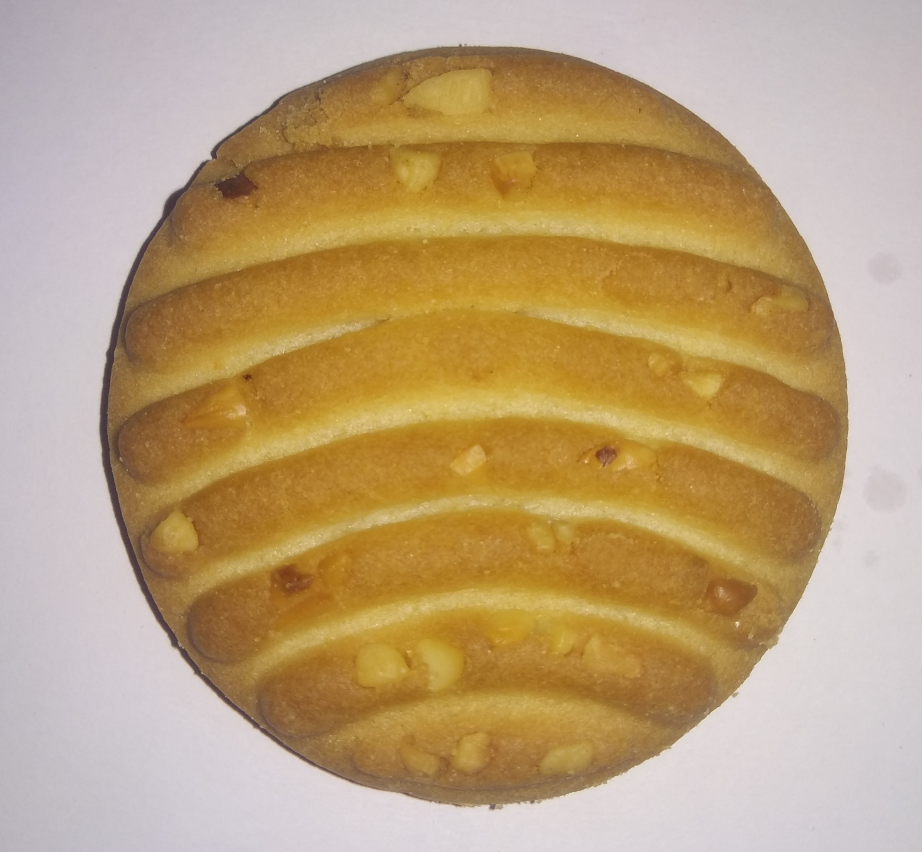
#> input picture Food quality inspection/Code/sample_img/biscuit.jpg, 2764 x 2556 px, found by its file name (shown at 1/3 size)
$ python Test_single_pic.py   (older library calls are emulated)
#> lines starting #> are read from the running program, lines starting #| are printed output that depends on the picture; after the words box and inside, x2 and y2 are one past the last pixel; in counts of white or black regions, pixels touching at a corner belong together
import numpy as np
import cv2
import serial

# Module-1: Biscuit detection

# Read the source image
img = cv2.imread('biscuit.jpg')
#> img is the input picture: shape (2556, 2764, 3); mean B, G, R 120, 160.6, 187.6

# Resize the image
re = cv2.resize(img,(int(img.shape[1]/4),int(img.shape[0]/4)))
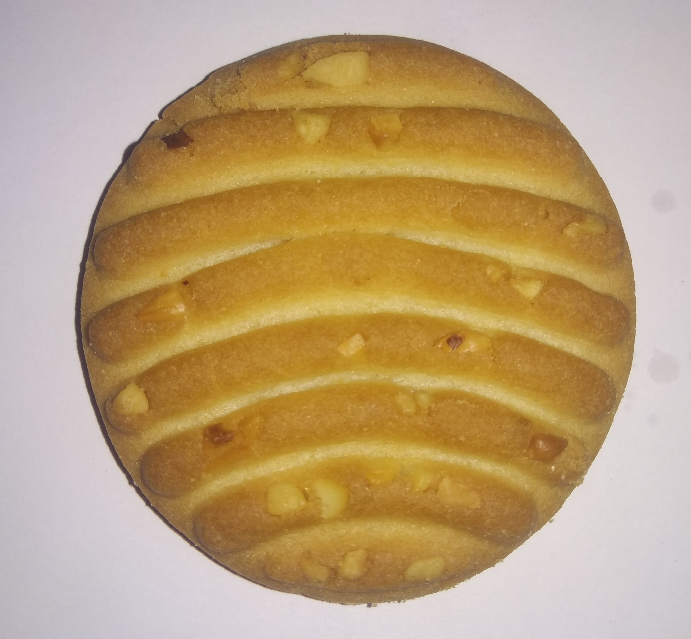
#> re: shape (639, 691, 3); mean B, G, R 120.2, 160.7, 187.7

# Denoising
dst = cv2.fastNlMeansDenoisingColored(re,None,10,10,7,21)

# Blur the image
blurred = cv2.pyrMeanShiftFiltering(dst,61,91)
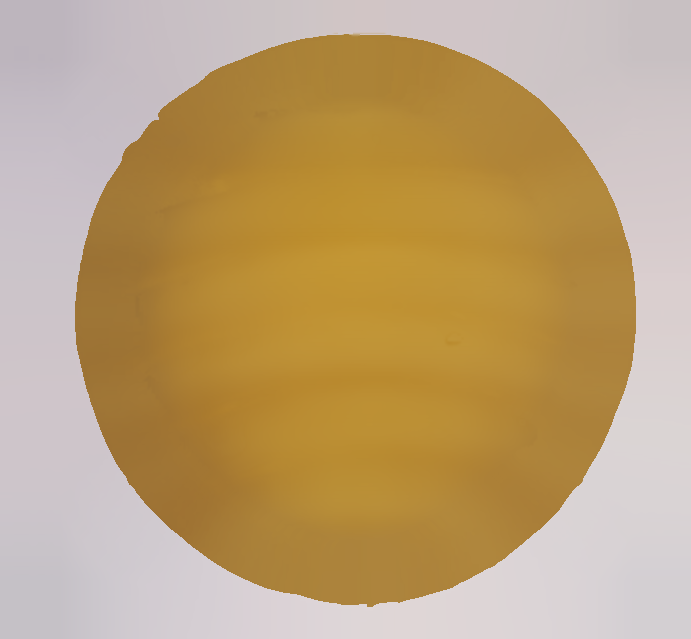
#> blurred: shape (639, 691, 3); mean B, G, R 118.6, 162.1, 190.1

# Convet to gray scale
gray = cv2.cvtColor(blurred, cv2.COLOR_BGR2GRAY)
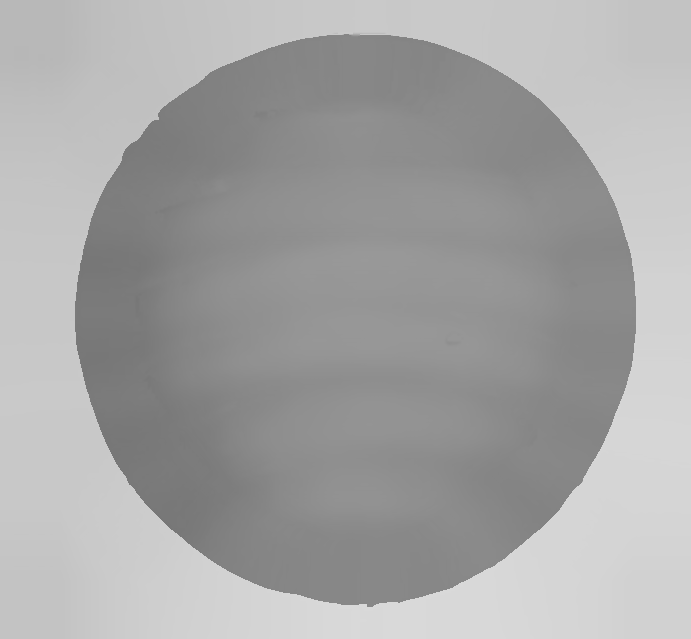
#> gray: shape (639, 691); min 118, max 217, mean 165.5

# Applying otsu
ret, otsu = cv2.threshold(gray,0,255,cv2.THRESH_BINARY_INV+cv2.THRESH_OTSU)
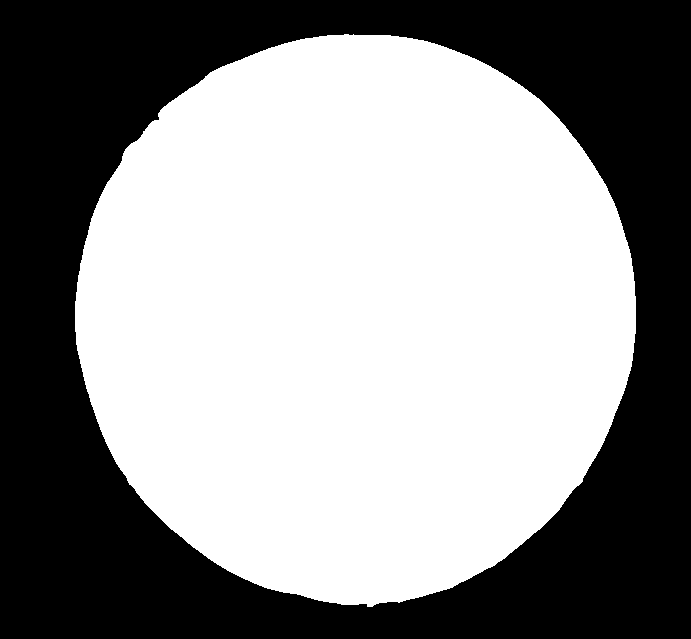
#> otsu: shape (639, 691); 56.7% white; 1 black region, box (x1, y1, x2, y2) and area: (0, 0, 691, 639) 191141
#> ret = 169

#Apply canny edge detection
edges = cv2.Canny(otsu,10,10)
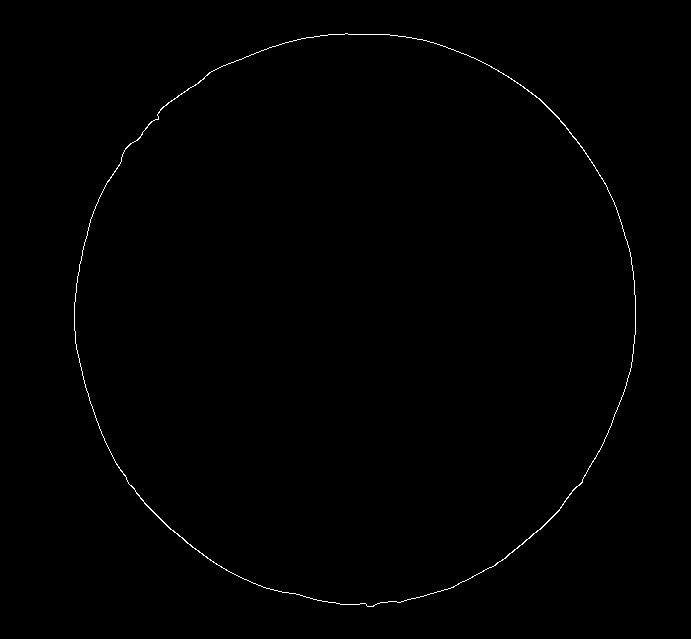
#> edges: shape (639, 691); 0.42% white in thin lines or dots, all inside (x1, y1, x2, y2) = (74, 33, 636, 607)

# Converting gray to bgr
#cimg = cv2.cvtColor(gray,cv2.COLOR_GRAY2BGR)

# Detecting the contours
th, contours,hierarchy = cv2.findContours(edges,cv2.RETR_LIST,cv2.CHAIN_APPROX_NONE)
#> contours = 2 contours; box (x1, y1, x2, y2) and area: (74, 33, 636, 607) 250548, (74, 33, 636, 607) 250298

cv2.drawContours(edges, contours,-1,(255,0,0),2)
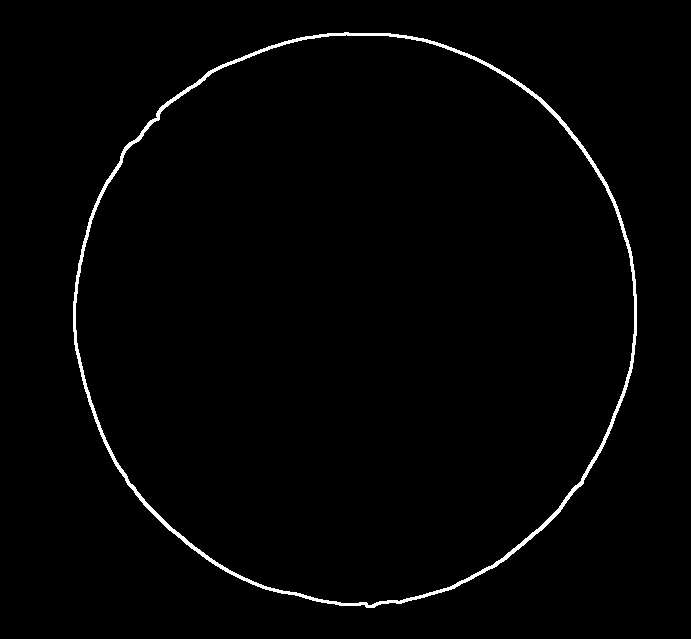
#> edges: shape (639, 691); 1.5% white; 1 white region, box (x1, y1, x2, y2) and area: (73, 32, 637, 608) 6405

print ("Number of contours detected %d ->"%len(contours))
#| Number of contours detected 2 ->

# [10 lines of commented-out code are left out]
detect = len(contours)
#> detect = 2
cv2.imshow('Otsu', otsu)
cv2.imshow('Canny', edges)
#cv2.imshow('Detected circles',cimg)

cv2.waitKey(0)
cv2.destroyAllWindows()

# Module-2: Trigger the Pyserial
if detect > 0:  #detect is not specified above specify it in module1 as area of circle = detect(range of area)

    ser = serial.Serial('COM1',9600)
    print(ser)
    ser.write('Y')
else:

    ser = serial.Serial('COM1',9600)
    print(ser)
    ser.write('N')

$ run again, with Food quality inspection/Code/sample_img/broken.jpg copied over Food quality inspection/Code/sample_img/biscuit.jpg
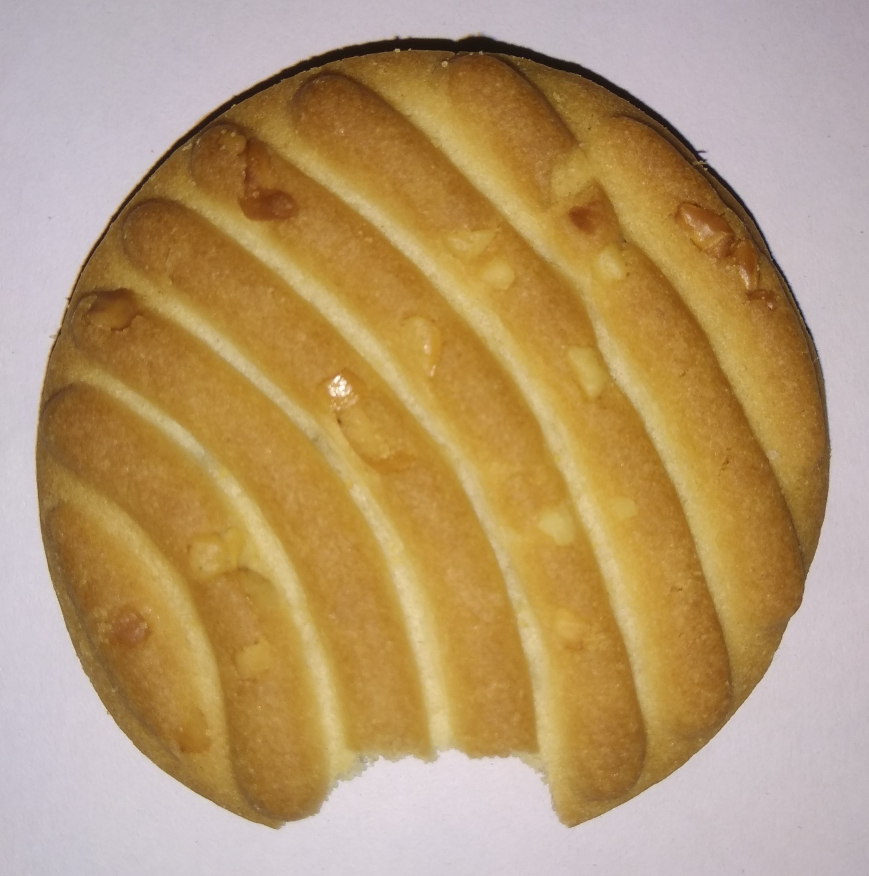
#> input picture Food quality inspection/Code/sample_img/broken.jpg, 2605 x 2628 px, found by its file name (shown at 1/3 size)
#> img is the input picture: shape (2628, 2605, 3); mean B, G, R 109.4, 152.3, 182
#> `ret, otsu = cv2.threshold(gray,0,255,cv2.THRESH_BINARY_INV+cv2.THRESH_..`:
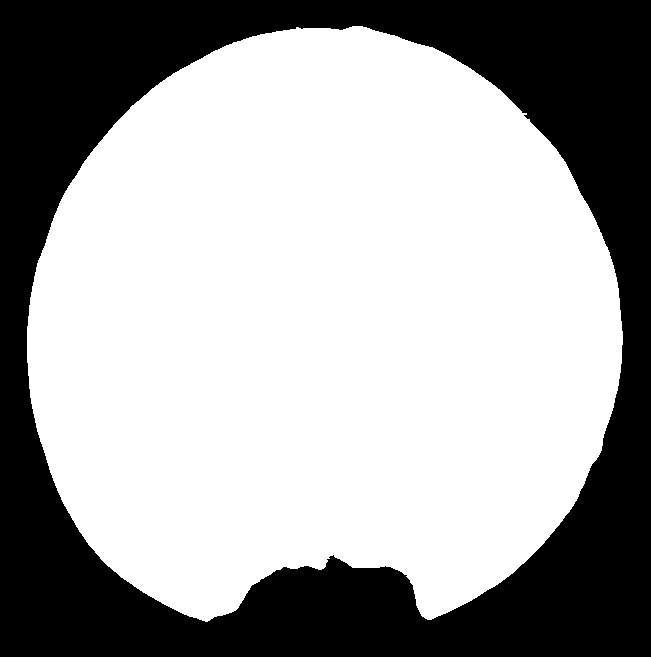
#> otsu: shape (657, 651); 64.4% white; 1 black region, box (x1, y1, x2, y2) and area: (0, 0, 651, 657) 152072
#> ret = 165
#> contours = 2 contours; box (x1, y1, x2, y2) and area: (26, 25, 527, 622) 186, (406, 115, 623, 620) 114
#> `cv2.drawContours(edges, contours,-1,(255,0,0),2)`:
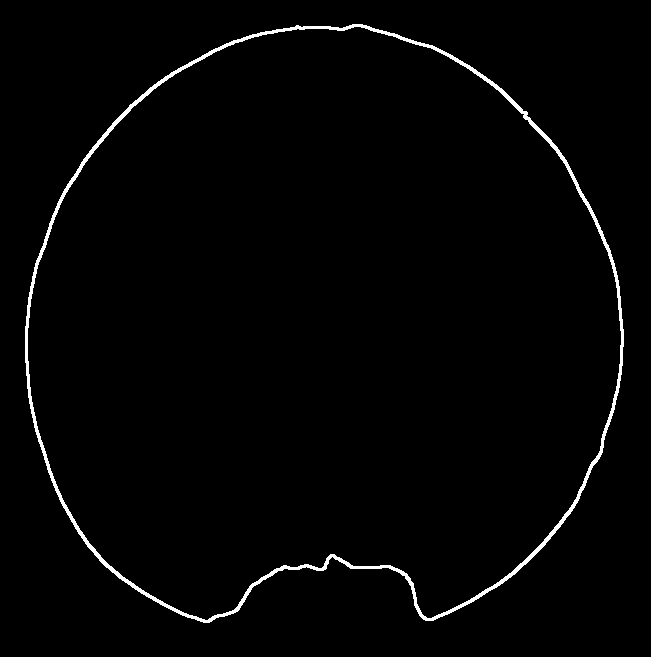
#> edges: shape (657, 651); 1.7% white; 1 white region, box (x1, y1, x2, y2) and area: (25, 24, 624, 623) 7132
#| Number of contours detected 2 ->
#> detect = 2
